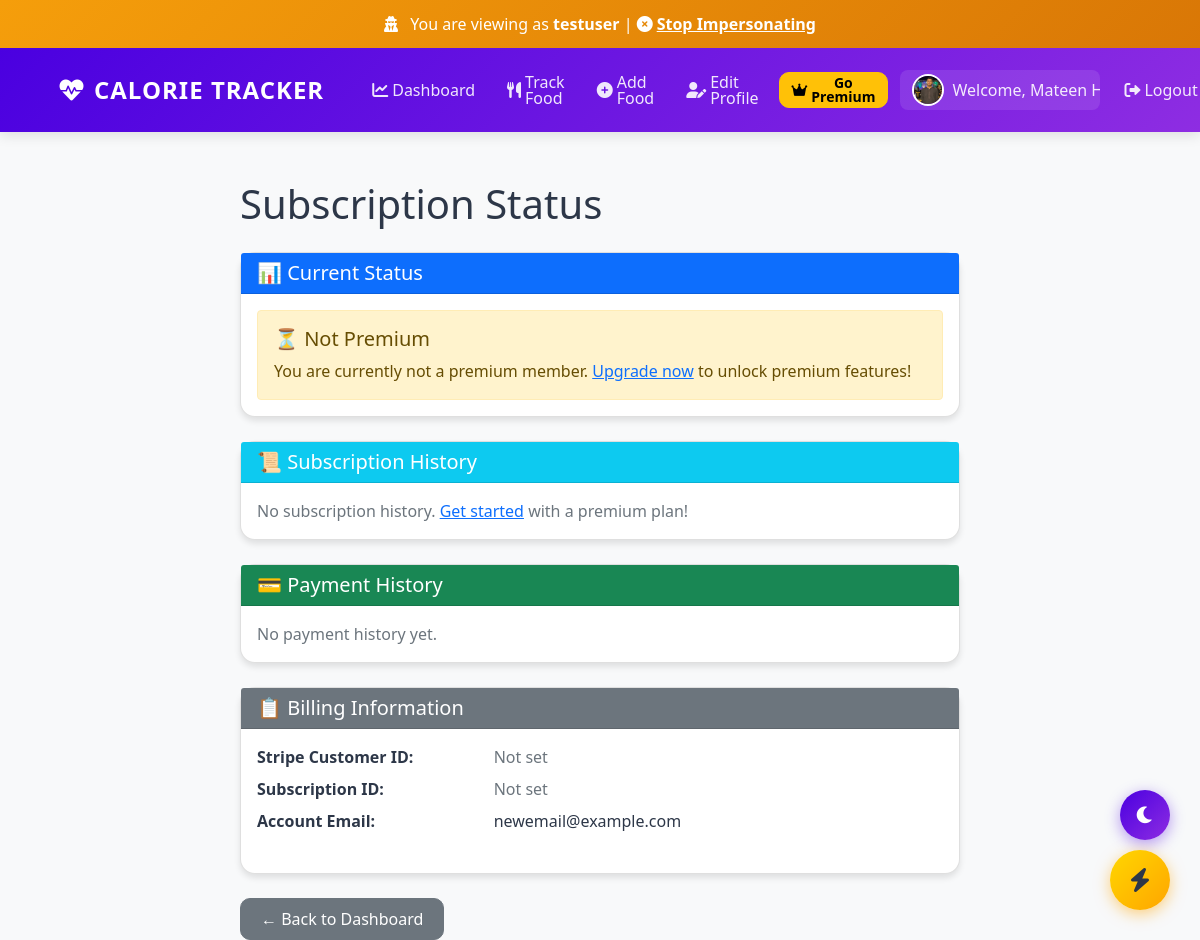
The app's page /subscription/status/ (signed in), older data.
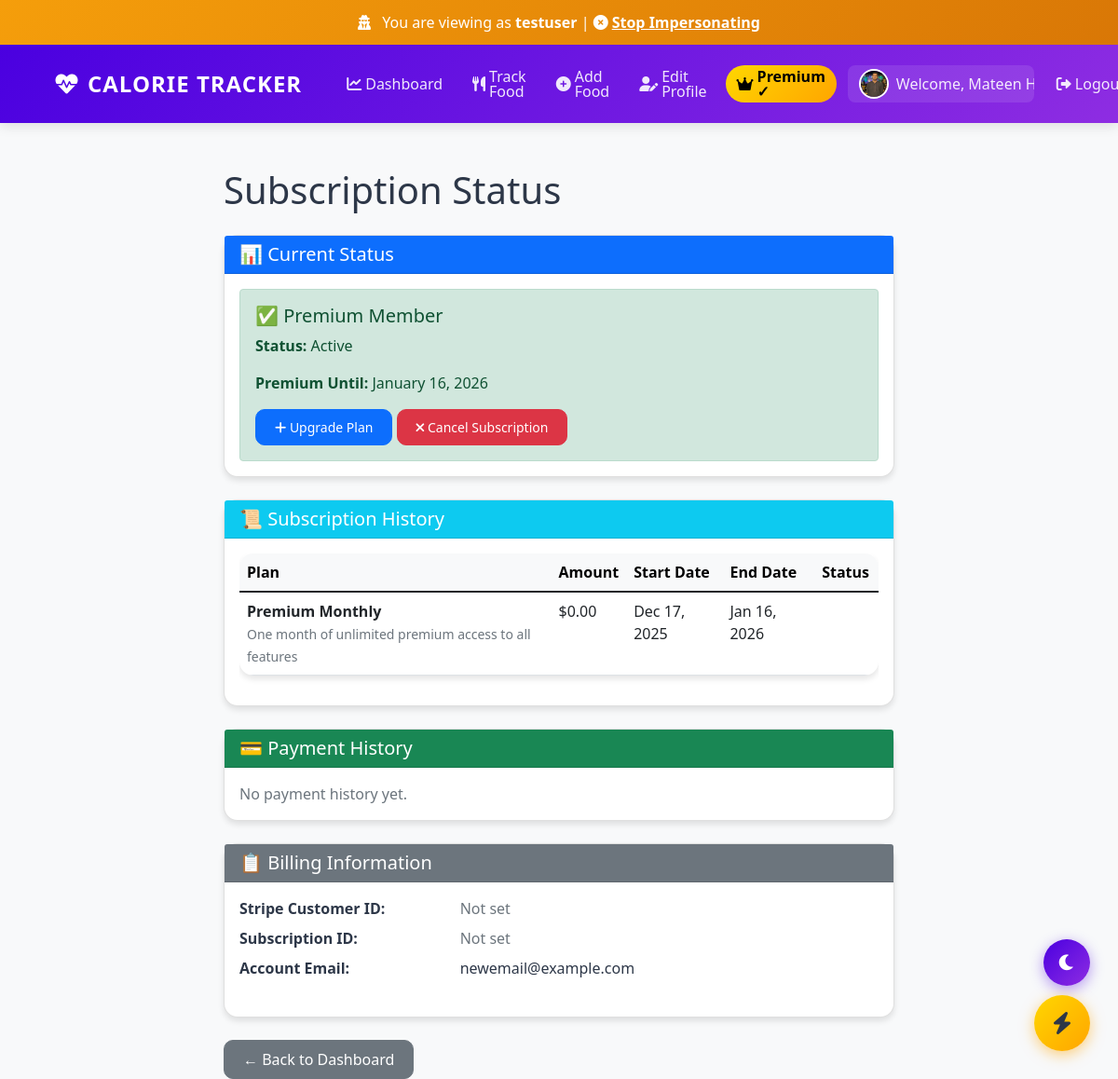
The same page, newer data.
### myapp/models.py (models this page shows, shortened)
class UserProfile(models.Model):
    ACTIVITY_CHOICES = [
        ('sedentary', 'Sedentary (little or no exercise)'),
        ('light', 'Lightly active (light exercise/sports 1-3 days/week)'),
        ('moderate', 'Moderately active (moderate exercise/sports 3-5 days/week)'),
        ('very', 'Very active (hard exercise/sports 6-7 days/week)'),
        ('super', 'Super active (very hard exercise & physical job or training twice per day)')
    ]
    GOAL_CHOICES = [
        ('lose', 'Lose Weight'),
        ('maintain', 'Maintain Weight'),
        ('gain', 'Gain Weight')
    ]
    user = models.OneToOneField(User, on_delete=models.CASCADE)
    date_of_birth = models.DateField(null=True, blank=True)
    height = models.FloatField(help_text="Height in cm", null=True, blank=True)
    weight = models.FloatField(help_text="Weight in kg", null=True, blank=True)
    activity_level = models.CharField(max_length=20, choices=ACTIVITY_CHOICES, default='moderate')
    weight_goal = models.CharField(max_length=10, choices=GOAL_CHOICES, default='maintain')
    daily_calorie_goal = models.IntegerField(default=2000)
    profile_picture = models.ImageField(upload_to='profile_pics/', null=True, blank=True)
    phone_number = models.CharField(max_length=15, blank=True, null=True, help_text="Phone number")
    is_premium = models.BooleanField(default=False)
    premium_until = models.DateTimeField(null=True, blank=True)
    stripe_customer_id = models.CharField(max_length=255, blank=True, null=True, unique=True)
    stripe_subscription_id = models.CharField(max_length=255, blank=True, null=True)
    def is_premium_active(self):
        if self.is_premium and self.premium_until:
            return timezone.now() < self.premium_until
        return False

class SubscriptionPurchase(models.Model):
    STATUS_CHOICES = [
        ('pending', 'Pending'),
        ('active', 'Active'),
        ('completed', 'Completed'),
        ('cancelled', 'Cancelled'),
        ('failed', 'Failed'),
    ]
    user = models.ForeignKey(User, on_delete=models.CASCADE, related_name='subscriptions')
    plan = models.ForeignKey(SubscriptionPlan, on_delete=models.SET_NULL, null=True)
    stripe_session_id = models.CharField(max_length=255, blank=True)  # Stripe Checkout Session ID
    stripe_payment_intent_id = models.CharField(max_length=255, blank=True)  # Stripe Payment Intent ID
    status = models.CharField(max_length=20, choices=STATUS_CHOICES, default='pending')
    amount = models.DecimalField(max_digits=10, decimal_places=2)
    start_date = models.DateTimeField(null=True, blank=True)
    end_date = models.DateTimeField(null=True, blank=True)
    created_at = models.DateTimeField(auto_now_add=True)
    updated_at = models.DateTimeField(auto_now=True)
    class Meta:
        ordering = ['-created_at']

class SubscriptionPlan(models.Model):
    PLAN_DURATIONS = [
        ('monthly', 'Monthly - $9.99/month'),
        ('quarterly', 'Quarterly - $24.99/3 months'),
        ('yearly', 'Yearly - $89.99/year'),
    ]
    name = models.CharField(max_length=100, unique=True)  # e.g., "Premium Monthly"
    description = models.TextField()
    duration = models.CharField(max_length=20, choices=PLAN_DURATIONS)
    price = models.DecimalField(max_digits=10, decimal_places=2)  # Price in USD
    stripe_price_id = models.CharField(max_length=255, blank=True)  # Stripe Price ID
    duration_days = models.IntegerField()  # Number of days subscription lasts
    is_active = models.BooleanField(default=True)
    created_at = models.DateTimeField(auto_now_add=True)
    updated_at = models.DateTimeField(auto_now=True)
    class Meta:
        ordering = ['duration_days', 'price']

### myapp/views.py (the view)
# urls.py: path('subscription/status/', views.subscription_status, name='subscription_status'),
@login_required
def subscription_status(request):
    user_profile = request.user.userprofile
    subscriptions = SubscriptionPurchase.objects.filter(user=request.user).order_by('-created_at')
    payment_history = PaymentLog.objects.filter(user=request.user).order_by('-created_at')[:10]
    context = {
        'user_profile': user_profile,
        'subscriptions': subscriptions,
        'payment_history': payment_history,
        'is_premium_active': user_profile.is_premium_active(),
    }
    return render(request, 'myapp/subscription_status.html', context)

### myapp/templatetags/custom_filters.py (called while the page is built)
@register.filter
def format_display_name(user):
    full_name = user.get_full_name()
    if full_name:
        name_parts = full_name.strip().split()
        if len(name_parts) >= 2:
            first_name = name_parts[0]
            last_initial = name_parts[-1][0].upper()
            return f"{first_name} {last_initial}."
        else:
            return full_name
    else:
        return user.username

### myapp/templates/myapp/subscription_status.html (shortened to what the changed rows need)
{% extends 'myapp/base.html' %}
{% block content %}
<div class="container mt-5">
    <div class="row">
        <div class="col-md-8 offset-md-2">
            <h1 class="mb-4">Subscription Status</h1>
            <div class="card mb-4">
                <div class="card-body">
                    {% if is_premium_active %}
                        <div class="alert alert-success mb-0">
                            <h5 class="mb-2">✅ Premium Member</h5>
                            <p><strong>Status:</strong> Active</p>
                            <p><strong>Premium Until:</strong> {{ user_profile.premium_until|date:"F d, Y" }}</p>
                            <p class="mb-0">
                                <a href="{% url 'subscription_plans' %}" class="btn btn-sm btn-primary">
                                    <i class="fas fa-plus"></i> Upgrade Plan
                                </a>
                                <a href="{% url 'cancel_subscription' %}" class="btn btn-sm btn-danger">
                                    <i class="fas fa-times"></i> Cancel Subscription
                                </a>
                            </p>
                        </div>
                    {% else %}
                        <div class="alert alert-warning mb-0">
                            <h5 class="mb-2">⏳ Not Premium</h5>
                            <p class="mb-0">You are currently not a premium member. <a href="{% url 'subscription_plans' %}">Upgrade now</a> to unlock premium features!</p>
                        </div>
                    {% endif %}
                </div>
            </div>
            <div class="card mb-4">
                <div class="card-body">
                    {% if subscriptions %}
                        <div class="table-responsive">
                            <table class="table table-hover">
                                <thead class="table-light">
                                    <tr>
                                        <th>Plan</th>
                                        <th>Amount</th>
                                        <th>Start Date</th>
                                        <th>End Date</th>
                                        <th>Status</th>
                                    </tr>
                                </thead>
                                <tbody>
                                    {% for subscription in subscriptions %}
                                    <tr>
                                        <td>
                                            <strong>{{ subscription.plan.name }}</strong><br>
                                            <small class="text-muted">{{ subscription.plan.description }}</small>
                                        </td>
                                        <td>${{ subscription.amount }}</td>
                                        <td>{{ subscription.start_date|date:"M d, Y" }}</td>
                                        <td>
                                            {% if subscription.end_date %}
                                                {{ subscription.end_date|date:"M d, Y" }}
                                            {% else %}
                                                <span class="text-muted">-</span>
                                            {% endif %}
                                        </td>
                                        <td>
                                            {% if subscription.status == 'active' %}
                                                <span class="badge badge-success">Active</span>
                                            {% elif subscription.status == 'pending' %}
                                                <span class="badge badge-warning">Pending</span>
                                            {% elif subscription.status == 'completed' %}
                                                <span class="badge badge-info">Completed</span>
                                            {% elif subscription.status == 'cancelled' %}
                                                <span class="badge badge-danger">Cancelled</span>
                                            {% else %}
                                                <span class="badge badge-secondary">{{ subscription.status|title }}</span>
                                            {% endif %}
                                        </td>
                                    </tr>
                                    {% endfor %}
                                </tbody>
                            </table>
                        </div>
                    {% else %}
                        <p class="text-muted mb-0">No subscription history. <a href="{% url 'subscription_plans' %}">Get started</a> with a premium plan!</p>
                    {% endif %}
                </div>
            </div>
        </div>
    </div>
</div>
{% endblock %}

### myapp/templates/myapp/base.html (shortened to what the changed rows need)
{% load custom_filters %}
<!DOCTYPE html>
<html lang="en" data-theme="light">
<head>
    <link href="https://cdn.jsdelivr.net/npm/bootstrap@5.1.3/dist/css/bootstrap.min.css" rel="stylesheet">
    <link rel="stylesheet" href="https://cdnjs.cloudflare.com/ajax/libs/font-awesome/6.0.0/css/all.min.css">
    <link href="https://unpkg.com/aos@2.3.1/dist/aos.css" rel="stylesheet">
</head>
<body>
    <div class="container-fluid px-0 page-content">
        <nav class="navbar navbar-expand-lg navbar-dark">
            <div class="container">
                <div class="collapse navbar-collapse" id="navbarNav">
                    <ul class="navbar-nav ms-auto">
                        {% if user.is_authenticated %}
                        <li class="nav-item">
                            {% if user.userprofile.is_premium_active %}
                                <span class="nav-link" style="background: linear-gradient(135deg, #FFD700 0%, #FFA500 100%); border-radius: 20px; color: black !important; font-weight: bold;">
                                    <i class="fas fa-crown me-1"></i> Premium ✓
                                </span>
                            {% else %}
                                <a class="nav-link btn btn-warning btn-sm" href="{% url 'subscription_plans' %}" style="color: black !important; font-weight: bold;">
                                    <i class="fas fa-crown me-1"></i> Go Premium
                                </a>
                            {% endif %}
                        </li>
                        {% else %}
                        <li class="nav-item">
                            <a class="nav-link" href="{% url 'login' %}">
                                <i class="fas fa-sign-in-alt me-1"></i> Login
                            </a>
                        </li>
                        {% endif %}
                    </ul>
                </div>
            </div>
        </nav>
    </div>
    <div class="container">
        {% block content %}
        {% endblock %}
    </div>
</body>
</html>

Row changes from the older to the newer data that the page shows:
now on this page (row edited): UserProfile: premium_until "January 16, 2026"
changed UserProfile: is_premium False → True (drawn)
added SubscriptionPurchase: plan.name "Premium Monthly", plan.description "One month of unlimited premium access to all features", amount "0.00", start_date "Dec 17, 2025", end_date "Jan 16, 2026"
Text that changed along with them:
text no longer shown: "Go Premium ⏳ Not Premium You are currently not a premium member. Upgrade now to unlock premium features! No subscription history. Get started with a premium plan!"
text now shown: "Premium ✓ ✅ Premium Member Status: Active Premium Until: Upgrade Plan Cancel Subscription Plan Amount Start Date End Date Status"
